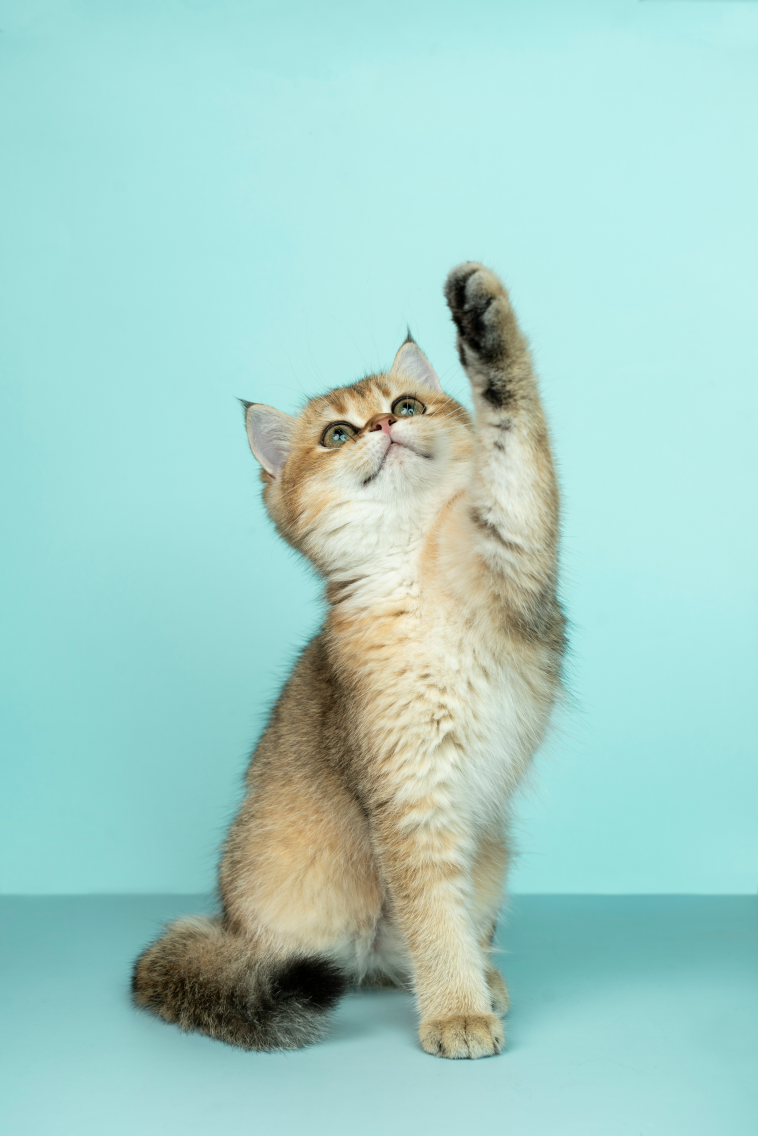
#> input picture cat.jpg, 5304 x 7952 px (shown at 1/7 size)
$ python script.py
#> lines starting #> are read from the running program, lines starting #| are printed output that depends on the picture
#> the answer given: cat.jpg
#> in main, image is the input picture: PIL image 5304x7952 RGB; mean R, G, B 164.9, 208.5, 200.7
from PIL import Image

#ascii characters used to build the output text
ASCII_CHARS = ["@", "#", "S", "%", "?", "*", "+", ";", ":", ",", "."]

# resize image according to a new width
def resize_image(image, new_width=100):
#> called with new_width = 100
    width, height = image.size
#> width = 5304; height = 7952
    ratio = height / width / 1.65
#> ratio = 0.909
    new_heigth = int(new_width * ratio)
#> new_heigth = 90
    resized_image = image.resize((new_width, new_heigth))
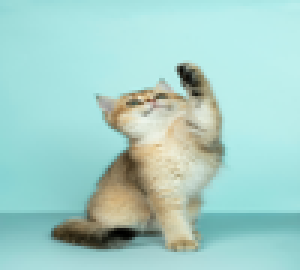
#> resized_image: PIL image 100x90 RGB (shown 3 times larger); mean R, G, B 164.9, 208.5, 200.7
    return resized_image

# convert each pixel to grayscale
def grayify(image):
    grayscale_image = image.convert("L")
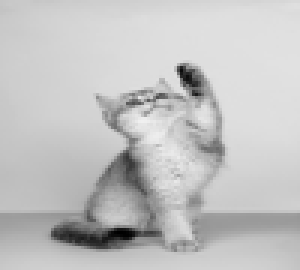
#> grayscale_image: PIL image 100x90 L (shown 3 times larger); min 0, max 240, mean 194.6
    return grayscale_image

# convert pixels to a string of ASCII characters
def pixels_to_ascii(image):
    pixels = image.getdata()
    characters = "".join([ASCII_CHARS[pixel//25] for pixel in pixels])
    return characters

def main(new_width=100):
    # attempt to open image from user-input
    path = input("Enter a valid pathname to an image:\n")
    try:
        image = Image.open(path)
    except Exception as e:
        print(path, "is not a valid pathname to an image.")

    new_image_data = pixels_to_ascii(grayify(resize_image(image)))

    # format
    pixel_count = len(new_image_data)
#> pixel_count = 9000
    ascii_image = "\n".join(new_image_data[i:(i+new_width)] for i in range(0, pixel_count, new_width))

    # print result
    print(ascii_image)

    # save result to "ascii_image.txt")
    with open("ascii_image.txt", "w") as f:
        f.write(ascii_image)

if __name__ == "__main__":
    main()
